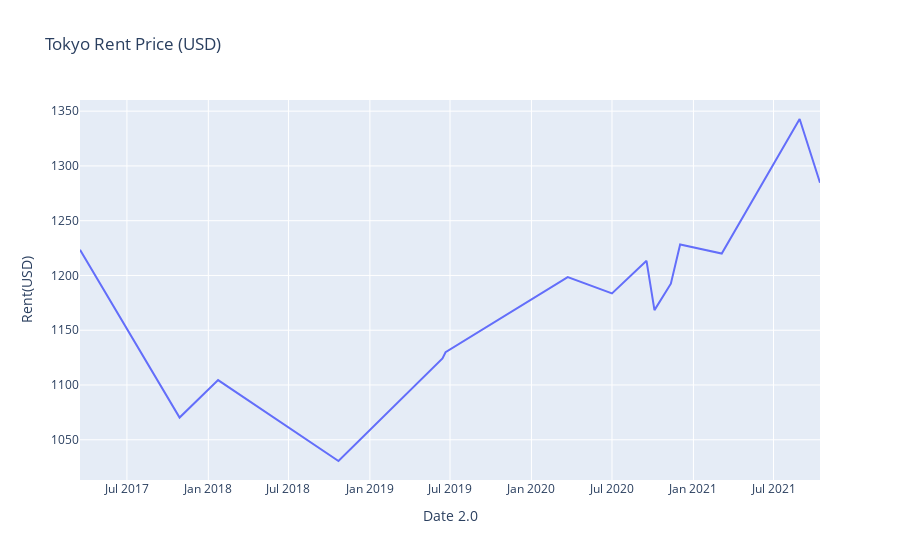

The code cell stored with this chart in its notebook:
### Code cell
fig = px.line(df, x = 'Date 2.0', y = 'Rent(USD)', title='Tokyo Rent Price (USD)')
fig.show()

### Figure 1 — Plotly figure (JSON) as saved in the notebook; plotly's stock layout.template omitted (floating-point values rounded to 4 significant figures)
{"data": [{"hovertemplate": "Date 2.0=%{x}<br>Rent(USD)=%{y}<extra></extra>", "legendgroup": "", "line": {"color": "#636efa", "dash": "solid"}, "marker": {"symbol": "circle"}, "mode": "lines", "name": "", "orientation": "v", "showlegend": false, "type": "scatter", "x": ["2017-03-17", "2017-10-28", "2018-01-23", "2018-10-22", "2019-06-14", "2019-06-20", "2019-06-21", "2020-03-23", "2020-07-01", "2020-09-17", "2020-10-05", "2020-11-11", "2020-12-02", "2021-03-06", "2021-08-29", "2021-10-14"], "xaxis": "x", "y": [1223.0, 1070.0, 1105.0, 1031.0, 1124.0, 1130.0, 1130.0, 1199.0, 1184.0, 1213.0, 1168.0, 1192.0, 1228.0, 1220, 1343.0, 1285.0], "yaxis": "y"}], "layout": {"legend": {"tracegroupgap": 0}, "title": {"text": "Tokyo Rent Price (USD)"}, "xaxis": {"anchor": "y", "domain": [0, 1], "title": {"text": "Date 2.0"}}, "yaxis": {"anchor": "x", "domain": [0, 1], "title": {"text": "Rent(USD)"}}}}
